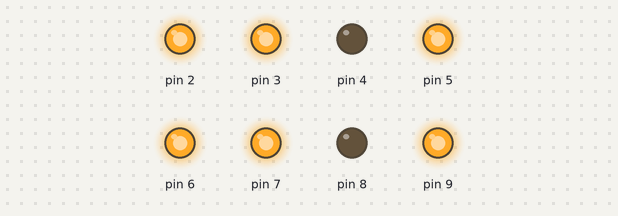
Recording of a sketch running on a simulated Arduino Uno, built with avr-gcc and run on an emulated ATmega328P. Shown: output pins drawn as LEDs (lit = HIGH).

Above: at 0.5 s.
At 2.5 s:
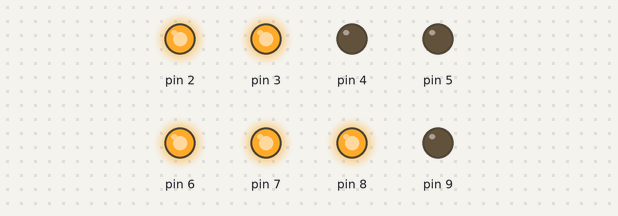
At 3.5 s:
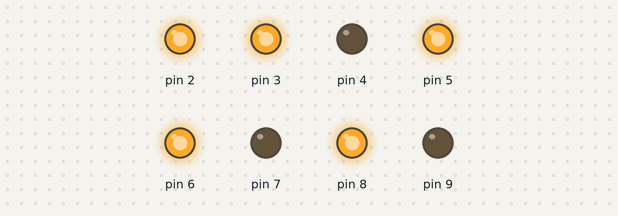
At 5.5 s:
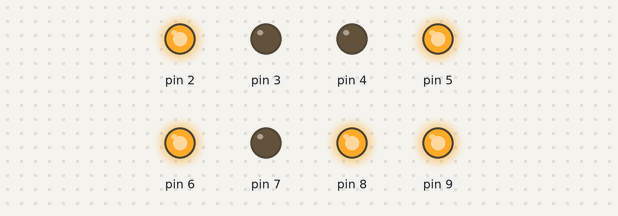
At 8.5 s:
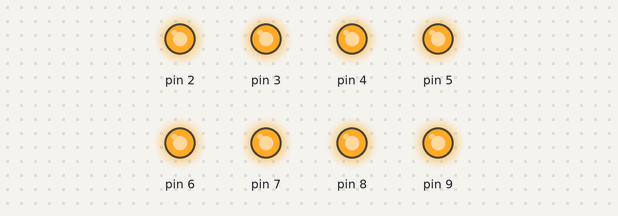
At 11.5 s:
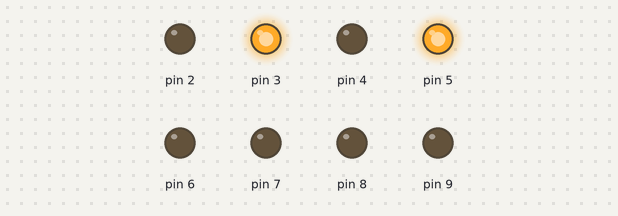
Timing chart, 0 to 13.0 s (numbered marks = the images above):
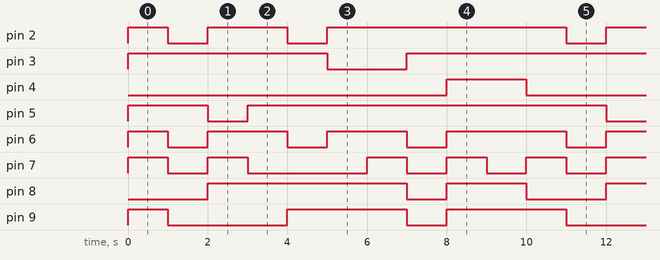

Measured:
- by itself, pin 2: repeats every 10.0 s: LOW 1.0 s, HIGH 2.0 s, LOW 1.0 s, HIGH 6.0 s
- by itself, pin 3: repeats every 10.0 s: LOW 2.0 s, HIGH 8.0 s
- by itself, pin 4: alternates HIGH for 2.0 s and LOW for 8.0 s
- by itself, pin 5: repeats every 10.0 s: LOW 1.0 s, HIGH 9.0 s
- by itself, pin 6: repeats every 10.0 s: 2 × (LOW 1.0 s, HIGH 2.0 s), LOW 1.0 s, HIGH 3.0 s
- by itself, pin 7: repeats every 10.0 s: LOW 1.0 s, HIGH 1.0 s, LOW 3.0 s, 2 × (HIGH 1.0 s, LOW 1.0 s), HIGH 1.0 s
- by itself, pin 8: repeats every 10.0 s: LOW 1.0 s, HIGH 2.0 s, LOW 2.0 s, HIGH 5.0 s
- by itself, pin 9: repeats every 10.0 s: LOW 3.0 s, HIGH 3.0 s, LOW 1.0 s, HIGH 3.0 s

The sketch:

7segment.ino
```cpp
void setup() {
  // put your setup code here, to run once:
  pinMode(2,OUTPUT);
  pinMode(3,OUTPUT);
  pinMode(4,OUTPUT);
  pinMode(5,OUTPUT);
  pinMode(6,OUTPUT);
  pinMode(7,OUTPUT);
  pinMode(8,OUTPUT);
  pinMode(9,OUTPUT);

}

void loop() {
  // put your main code here, to run repeatedly:
  digitalWrite(2,1);
  digitalWrite(3,1);
  digitalWrite(4,0);
  digitalWrite(5,1);
  digitalWrite(6,1);
  digitalWrite(7,1);
  digitalWrite(8,0);
  digitalWrite(9,1);

  delay(1000);

  digitalWrite(2,0);
  digitalWrite(3,1);
  digitalWrite(4,0);
  digitalWrite(5,1);
  digitalWrite(6,0);
  digitalWrite(7,0);
  digitalWrite(8,0);
  digitalWrite(9,0);

  delay(1000);

  digitalWrite(2,1);
  digitalWrite(3,1);
  digitalWrite(4,0);
  digitalWrite(5,0);
  digitalWrite(6,1);
  digitalWrite(7,1);
  digitalWrite(8,1);
  digitalWrite(9,0);

  delay(1000);

  digitalWrite(2,1);
  digitalWrite(3,1);
  digitalWrite(4,0);
  digitalWrite(5,1);
  digitalWrite(6,1);
  digitalWrite(7,0);
  digitalWrite(8,1);
  digitalWrite(9,0);

  delay(1000);

  digitalWrite(2,0);
  digitalWrite(3,1);
  digitalWrite(4,0);
  digitalWrite(5,1);
  digitalWrite(6,0);
  digitalWrite(7,0);
  digitalWrite(8,1);
  digitalWrite(9,1);

    delay(1000);

  digitalWrite(2,1);
  digitalWrite(3,0);
  digitalWrite(4,0);
  digitalWrite(5,1);
  digitalWrite(6,1);
  digitalWrite(7,0);
  digitalWrite(8,1);
  digitalWrite(9,1);


    delay(1000);

  digitalWrite(2,1);
  digitalWrite(3,0);
  digitalWrite(4,0);
  digitalWrite(5,1);
  digitalWrite(6,1);
  digitalWrite(7,1);
  digitalWrite(8,1);
  digitalWrite(9,1);


    delay(1000);

  digitalWrite(2,1);
  digitalWrite(3,1);
  digitalWrite(4,0);
  digitalWrite(5,1);
  digitalWrite(6,0);
  digitalWrite(7,0);
  digitalWrite(8,0);
  digitalWrite(9,0);


    delay(1000);

  digitalWrite(2,1);
  digitalWrite(3,1);
  digitalWrite(4,1);
  digitalWrite(5,1);
  digitalWrite(6,1);
  digitalWrite(7,1);
  digitalWrite(8,1);
  digitalWrite(9,1);


    delay(1000);

  digitalWrite(2,1);
  digitalWrite(3,1);
  digitalWrite(4,1);
  digitalWrite(5,1);
  digitalWrite(6,1);
  digitalWrite(7,0);
  digitalWrite(8,1);
  digitalWrite(9,1);
  delay(1000);
}
```
